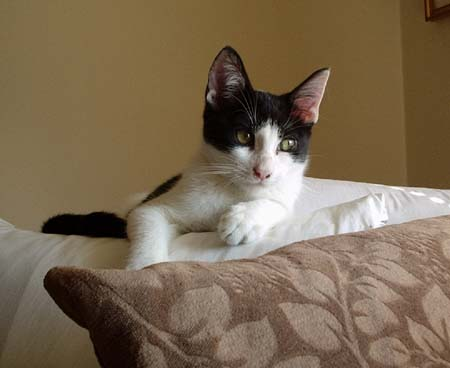
#> input picture cat.jpg, 450 x 368 px
$ python main.py
#> lines starting #> are read from the running program, lines starting #| are printed output that depends on the picture; after the words box and inside, x2 and y2 are one past the last pixel; in counts of white or black regions, pixels touching at a corner belong together
import cv2 as cv
import numpy as np

thresh = 127
img = cv.imread(r"cat.jpg")
#> img is the input picture: shape (368, 450, 3); mean B, G, R 82, 105.3, 123.2
img_gray = cv.cvtColor(img, cv.COLOR_BGR2GRAY)
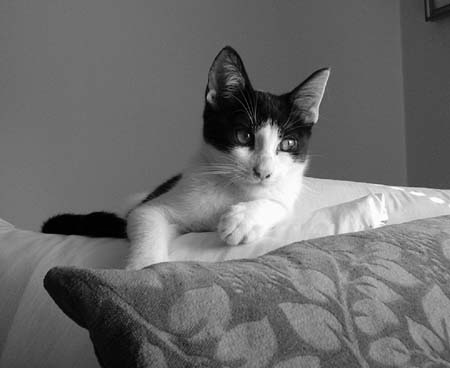
#> img_gray: shape (368, 450); min 0, max 255, mean 108

img_bin = cv.threshold(img_gray, thresh, 255, cv.THRESH_BINARY)[1]
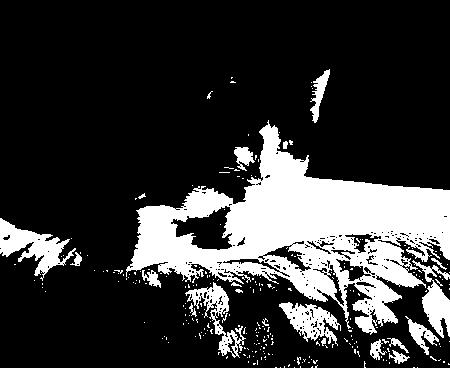
#> img_bin: shape (368, 450); 21.4% white; 262 white regions (241 under 20 px), largest, box (x1, y1, x2, y2) and area: (126, 120, 450, 335) 27277, (0, 218, 76, 281) 1845, (279, 302, 341, 346) 1235

img_bin_filter = cv.GaussianBlur(img_gray, (7, 7), 0)
img_bin_filter = cv.threshold(img_bin_filter, thresh, 255, cv.THRESH_BINARY)[1]
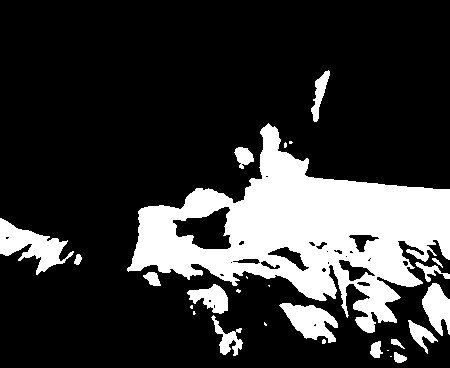
#> img_bin_filter: shape (368, 450); 21.3% white; 27 white regions (11 under 20 px), largest, box (x1, y1, x2, y2) and area: (127, 123, 450, 333) 28144, (0, 218, 74, 275) 1798, (279, 303, 338, 343) 1293

cv.imshow('Normal Image', img)
cv.imshow("Gray Scale Image", img_gray)
cv.imshow("Binary Image", img_bin)
cv.imshow("Binary Gaussian Image", img_bin_filter)
cv.waitKey()
cv.destroyAllWindows()
